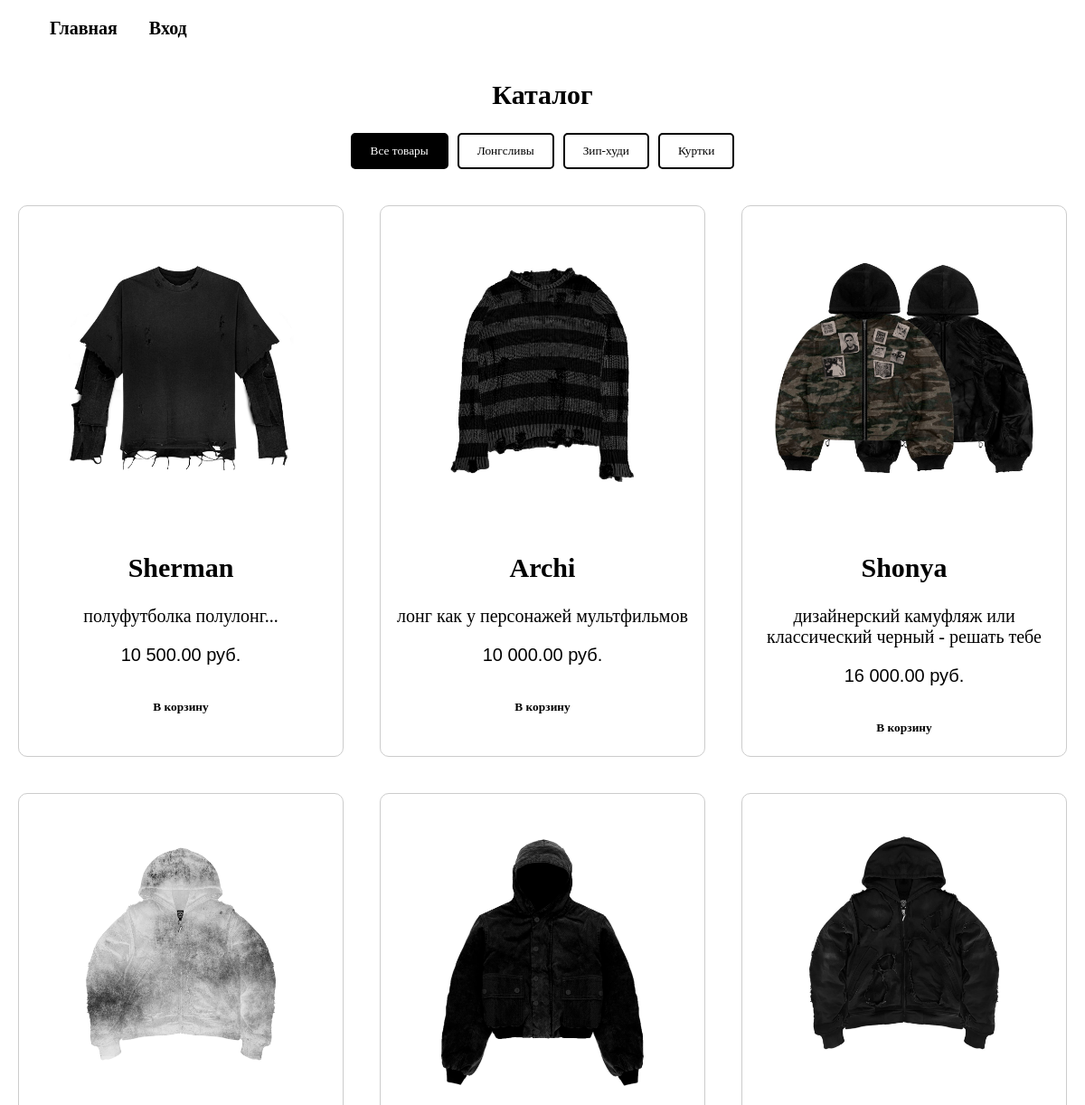
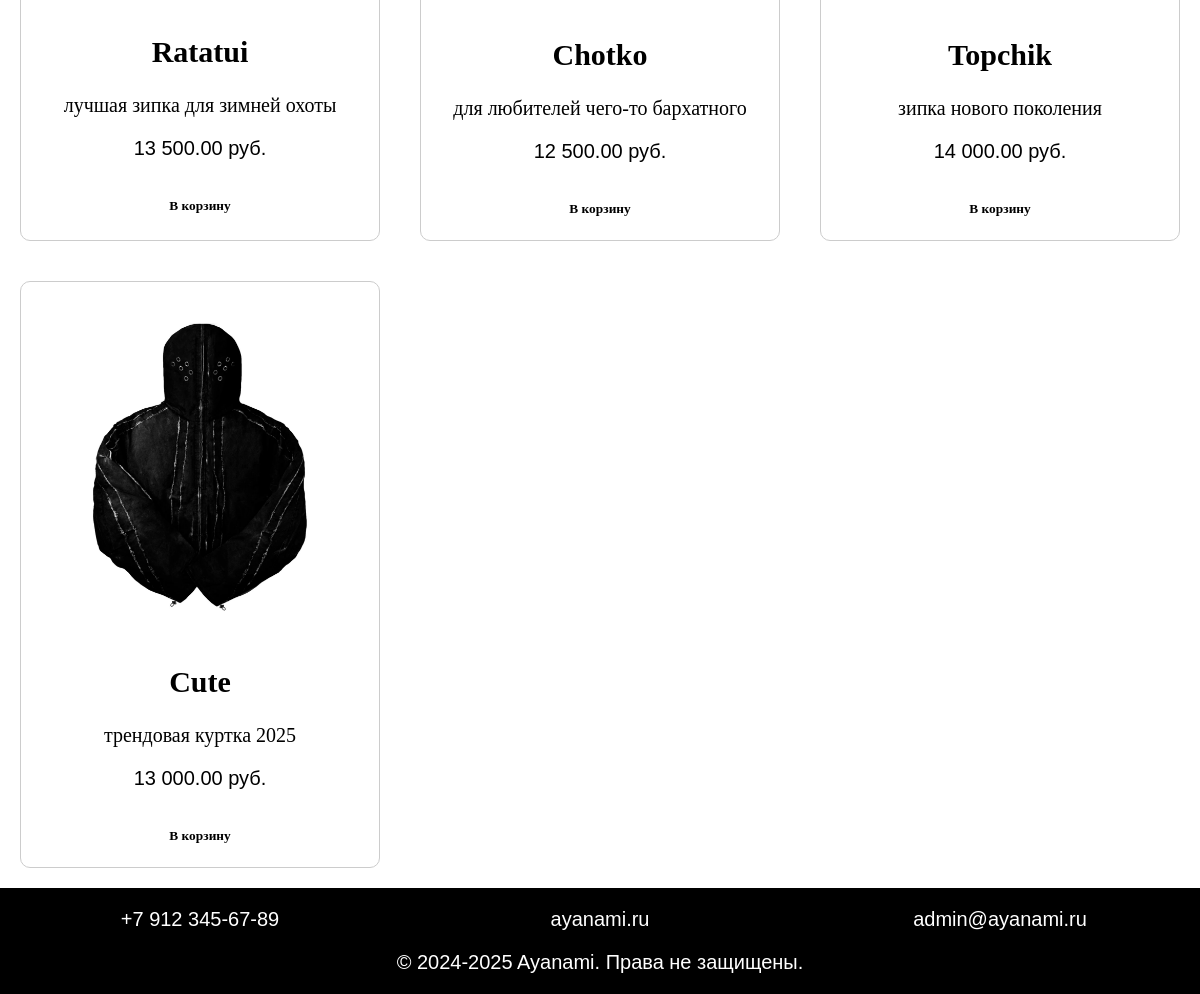
Page /catalog/catalog.php on the committed database (2 pictures, top to bottom).
### tables this page shows
CREATE TABLE `products` (
  `id` int NOT NULL,
  `name` varchar(255) NOT NULL,
  `description` text NOT NULL,
  `price` decimal(10,2) NOT NULL,
  `image` varchar(255) NOT NULL,
  `category` varchar(100) NOT NULL,
  `created_at` datetime NOT NULL DEFAULT CURRENT_TIMESTAMP
);

### public/catalog/catalog.php (the view, shortened to what this page needs)
<?php
require_once '../config.php';
$category = $_GET['category'] ?? 'all';
if ($category === 'all') {
    $stmt = $pdo->query("SELECT * FROM products ORDER BY created_at DESC");
} else {
    $stmt = $pdo->prepare("SELECT * FROM products WHERE category = ? ORDER BY created_at DESC");
    $stmt->execute([$category]);
}
$products = $stmt->fetchAll(PDO::FETCH_ASSOC);
?>
<!DOCTYPE html>
<html lang="ru">
<head>
    <link rel="stylesheet" href="catalog.css">
</head>
<body>
    <header>
        <ul class="row1">
            <li><a href="../index.php">Главная</a></li>
            <?php if (isset($_SESSION['user_id'])): ?>
                <li><a href="../lk/lk.php">Личный кабинет</a></li>
                <li><a href="../lk/lk.php#cart">Корзина</a></li>
            <?php else: ?>
                <li><a href="../auth/auth.php">Вход</a></li>
            <?php endif; ?>
        </ul>
    </header>
    <main>
        <section>
            <h2>Каталог</h2>
            <div class="category-filter">
                <button onclick="filterCategory('all')" class="<?= $category === 'all' ? 'active' : '' ?>">Все товары</button>
                <button onclick="filterCategory('лонгслив')" class="<?= $category === 'лонгслив' ? 'active' : '' ?>">Лонгсливы</button>
                <button onclick="filterCategory('зип-худи')" class="<?= $category === 'зип-худи' ? 'active' : '' ?>">Зип-худи</button>
                <button onclick="filterCategory('куртка')" class="<?= $category === 'куртка' ? 'active' : '' ?>">Куртки</button>
            </div>
            <div class="portfolio-grid">
                <?php if (empty($products)): ?>
                    <p class="no-products">Товаров пока нет.</p>
                <?php else: ?>
                    <?php foreach ($products as $product): ?>
                        <div class="card">
                            <div>
                                <?php $img = !empty($product['image']) ? htmlspecialchars($product['image']) : 'img/placeholder.jpg'; ?>
                                <a href="../<?= $img ?>" class="lightbox-trigger">
                                    <img src="../<?= $img ?>" alt="<?= htmlspecialchars($product['name']) ?>" class="clickable-image">
                                </a>
                            </div>
                            <h1><?= htmlspecialchars($product['name']) ?></h1>
                            <p><?= htmlspecialchars($product['description']) ?></p>
                            <div class="price-card">
                                <p class="price"><?= number_format($product['price'], 2, '.', ' ') ?> руб.</p>
                            </div>
                            <button class="add-to-cart" onclick="addToCart(<?= $product['id'] ?>)">
                                В корзину
                            </button>
                        </div>
                    <?php endforeach; ?>
                <?php endif; ?>
            </div>
        </section>
    </main>
    <footer>
        <div class="f1">+7 912 345-67-89</div>
        <div class="f2">ayanami.ru</div>
        <div class="f3">admin@ayanami.ru</div>
        <div class="f4">© 2024-2025 Ayanami. Права не защищены.</div>
    </footer>
</body>
</html>

### public/catalog/catalog.css (style rules this page uses)
html { height: 100%; scroll-behavior: smooth; background-color: white; }
body { font-family: 'Helmswald'; font-weight: 400; font-size: 20px; margin: 0; }
header { display: grid; grid-template-rows: 1fr; grid-column-gap: 0px; grid-row-gap: 0px; justify-content: space-between; align-items: center; list-style: none; padding: 0; margin: 0; }
.row1 { grid-area: 1 / 1 / 2 / 4; justify-content: center; }
.row1 li { display: inline; margin: 0 15px; }
main { color: black; }
.portfolio-grid { display: grid; grid-template-columns: repeat(auto-fit, minmax(400px, 1fr)); border-radius: 10px; }
.card { border: 1px solid #ccc; padding: 15px; border-radius: 10px; margin: 5%; text-align: center; }
.card img { width: 100%; object-fit: cover; margin-bottom: 10px; border-radius: 10px; }
.add-to-cart { font-family: 'Helmswald'; margin-top: 10px; padding: 8px 16px; background-color: white; color: black; border: none; border-radius: 8px; cursor: pointer; font-weight: bold; transition: 0.3s; }
.price { font-family: sans-serif; }
footer { font-family: sans-serif; display: grid; grid-template-columns: repeat(3, 1fr); grid-template-rows: repeat(2, 1fr); grid-column-gap: 0px; grid-row-gap: 0px; background: black; color: white; text-align: center; padding: 10px 0; width: 100%; bottom: 0; margin: 0 auto; }
footer div { margin: 10px; }
.f1 { grid-area: 1 / 1 / 2 / 2; }
.f2 { grid-area: 1 / 2 / 2 / 3; }
.f3 { grid-area: 1 / 3 / 2 / 4; }
.f4 { grid-area: 2 / 1 / 3 / 4; }
a { text-decoration: none; font-weight: bold; color: black; transition: 0.3s; }
img { max-width: 100%; }
ul { list-style: none; }
h1, h2 { text-align: center; }
.category-filter { display: flex; gap: 10px; margin-bottom: 20px; flex-wrap: wrap; text-align: center; justify-content: center; }
.category-filter button { padding: 10px 20px; border: 2px solid #000; background: white; color: #000; cursor: pointer; border-radius: 5px; transition: all 0.3s; font-family: 'Helmswald'; }
.category-filter button.active, .category-filter button:hover { background: #000; color: white; }
.clickable-image { cursor: pointer; transition: transform 0.2s; }

### rows in the picture
products: image (picture), name "Sherman", description "полуфутболка полулонг...", price "10 500.00"
products: image (picture), name "Archi", description "лонг как у персонажей мультфильмов", price "10 000.00"
products: image (picture), name "Shonya", description "дизайнерский камуфляж или классический черный - решать тебе", price "16 000.00"
products: image (picture), name "Ratatui", description "лучшая зипка для зимней охоты", price "13 500.00"
products: image (picture), name "Chotko", description "для любителей чего-то бархатного", price "12 500.00"
products: image (picture), name "Topchik", description "зипка нового поколения", price "14 000.00"
products: image (picture), name "Cute", description "трендовая куртка 2025", price "13 000.00"
